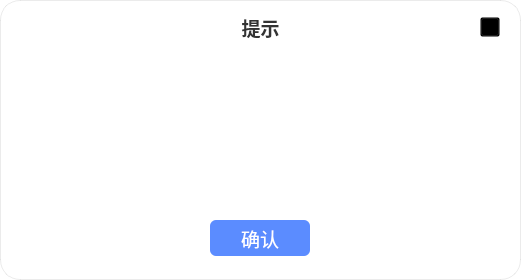
<?xml version="1.0" encoding="UTF-8"?>
<ui version="4.0">
 <class>Form</class>
 <widget class="QWidget" name="Form">
  <property name="geometry">
   <rect>
    <x>0</x>
    <y>0</y>
    <width>521</width>
    <height>280</height>
   </rect>
  </property>
  <property name="minimumSize">
   <size>
    <width>521</width>
    <height>280</height>
   </size>
  </property>
  <property name="maximumSize">
   <size>
    <width>521</width>
    <height>280</height>
   </size>
  </property>
  <property name="windowTitle">
   <string>Form</string>
  </property>
  <property name="styleSheet">
   <string notr="true">QWidget#Form {
	background-color: rgb(255, 255, 255);
	border-radius: 20px;
	border: 1px solid rgba(0, 0, 0, 0.08);
}</string>
  </property>
  <widget class="QLabel" name="label_title">
   <property name="geometry">
    <rect>
     <x>0</x>
     <y>12</y>
     <width>521</width>
     <height>30</height>
    </rect>
   </property>
   <property name="font">
    <font>
     <pointsize>14</pointsize>
     <weight>75</weight>
     <bold>true</bold>
    </font>
   </property>
   <property name="styleSheet">
    <string notr="true">color: #333333;</string>
   </property>
   <property name="text">
    <string>提示</string>
   </property>
   <property name="alignment">
    <set>Qt::AlignCenter</set>
   </property>
  </widget>
  <widget class="QPushButton" name="pushButton_close">
   <property name="geometry">
    <rect>
     <x>480</x>
     <y>17</y>
     <width>20</width>
     <height>20</height>
    </rect>
   </property>
   <property name="minimumSize">
    <size>
     <width>20</width>
     <height>20</height>
    </size>
   </property>
   <property name="maximumSize">
    <size>
     <width>20</width>
     <height>20</height>
    </size>
   </property>
   <property name="styleSheet">
    <string notr="true">border-image: url(:/main/pic/main_quit.png); background: transparent;</string>
   </property>
   <property name="text">
    <string/>
   </property>
  </widget>
  <widget class="QLabel" name="label_icon">
   <property name="geometry">
    <rect>
     <x>236</x>
     <y>58</y>
     <width>48</width>
     <height>48</height>
    </rect>
   </property>
   <property name="minimumSize">
    <size>
     <width>48</width>
     <height>48</height>
    </size>
   </property>
   <property name="maximumSize">
    <size>
     <width>48</width>
     <height>48</height>
    </size>
   </property>
   <property name="styleSheet">
    <string notr="true">border-image: url(:/set/pic/icon_dialog_gantan.png);</string>
   </property>
   <property name="text">
    <string/>
   </property>
  </widget>
  <widget class="QLabel" name="label_message">
   <property name="geometry">
    <rect>
     <x>20</x>
     <y>118</y>
     <width>481</width>
     <height>90</height>
    </rect>
   </property>
   <property name="minimumSize">
    <size>
     <width>481</width>
     <height>60</height>
    </size>
   </property>
   <property name="maximumSize">
    <size>
     <width>481</width>
     <height>120</height>
    </size>
   </property>
   <property name="font">
    <font>
     <pointsize>14</pointsize>
    </font>
   </property>
   <property name="styleSheet">
    <string notr="true">color: #333333;</string>
   </property>
   <property name="text">
    <string/>
   </property>
   <property name="alignment">
    <set>Qt::AlignCenter</set>
   </property>
   <property name="wordWrap">
    <bool>true</bool>
   </property>
  </widget>
  <widget class="QPushButton" name="pushButton_confirm">
   <property name="geometry">
    <rect>
     <x>210</x>
     <y>220</y>
     <width>100</width>
     <height>36</height>
    </rect>
   </property>
   <property name="font">
    <font>
     <pointsize>14</pointsize>
    </font>
   </property>
   <property name="styleSheet">
    <string notr="true">background-color: #5B8CFF; color: #ffffff; border: none; border-radius: 6px;</string>
   </property>
   <property name="text">
    <string>确认</string>
   </property>
  </widget>
 </widget>
 <resources>
  <include location="resources.qrc"/>
 </resources>
 <connections/>
</ui>
